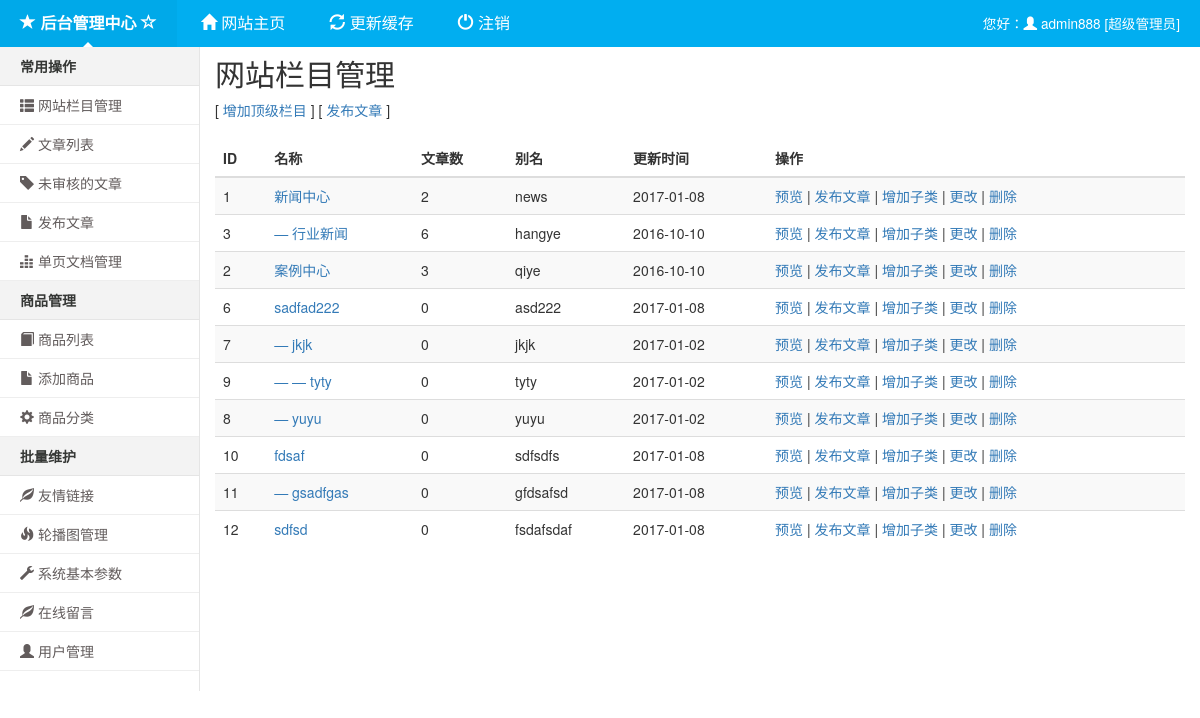
The app's page /fladmin/cat_list.php (signed in), older data.
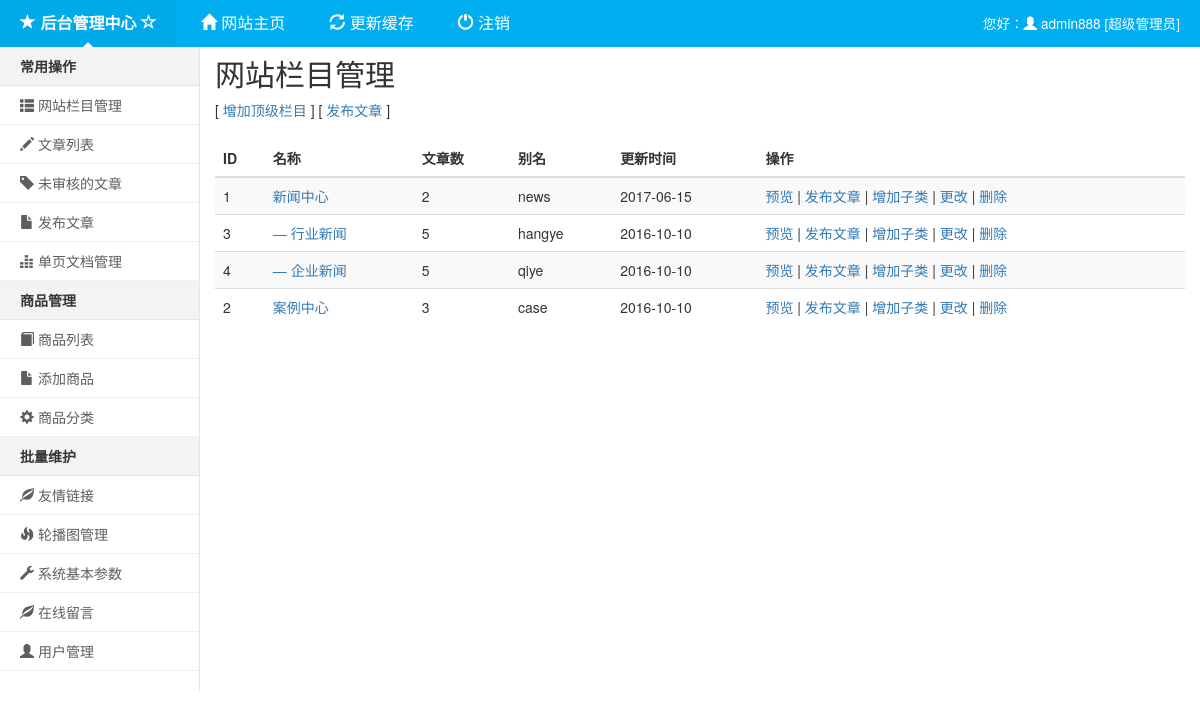
The same page, newer data.
### tables this page shows
CREATE TABLE `fl_arctype` (
  `id` smallint(5) unsigned NOT NULL AUTO_INCREMENT,
  `reid` smallint(5) DEFAULT '0' COMMENT '父级栏目id',
  `addtime` int(11) DEFAULT '0' COMMENT '添加时间',
  `typename` varchar(30) NOT NULL DEFAULT '' COMMENT '栏目名称',
  `seotitle` varchar(150) DEFAULT '' COMMENT 'seo标题',
  `keywords` varchar(60) DEFAULT '' COMMENT '关键词',
  `description` varchar(255) DEFAULT '' COMMENT '描述',
  `content` text COMMENT '内容',
  `sortrank` smallint(5) DEFAULT '50' COMMENT '排序',
  `typedir` varchar(30) NOT NULL DEFAULT '' COMMENT '别名',
  `templist` varchar(50) DEFAULT '' COMMENT '列表页模板',
  `temparticle` varchar(50) DEFAULT '' COMMENT '文章页模板',
  `litpic` varchar(100) DEFAULT '' COMMENT '封面或缩略图',
  `seokeyword` varchar(60) DEFAULT '' COMMENT '判断相关,可不填',
  `model` int(4) DEFAULT '0' COMMENT '栏目所属的模型',
  `listorder` smallint(5) DEFAULT '50' COMMENT '排序',
  PRIMARY KEY (`id`),
  UNIQUE KEY `typename` (`typename`),
  UNIQUE KEY `typedir` (`typedir`)
);

### class/db.class.php (called while the page is built, shortened)
<?php
class db
{
    private $link_id;
    public function __construct()
    {
        $this->time = $this->microtime_float();
        $port      = DB_PORT;
        $localhost = $port ? DB_HOST.':'.$port : DB_HOST;
    }
    public function where($param)
    {
        $We=$limit=$order=$like='';
        if(isset($param))
        {
            if(isset($param['where']) && !empty($param['where']))
            {
                if(is_array($param['where']))
                {
                    foreach($param['where'] as $k=>$v)
                    {
						if (!is_numeric($v))
						{
							$v = "'" . mysql_real_escape_string($v) . "'";
						}
                        $We[] = $k.'='.$v;
                    }
                    $We = ' WHERE '.implode(' AND ',$We);
                }
                else
                {
                    $We = ' WHERE '.$param['where'];
                }
            }
            if(isset($param['order']))
            {
                $order=' ORDER BY '.$param['order'];
            }
        }
        return $We.' '.$like.' '.$order.' '.$limit;
    }
    public function count($tab,$param)
    {
        $We = $this->where($param);
        $sql="SELECT count(1) FROM ".DB_PRE."$tab $We";
        $result=$this->query($sql);
        $data = mysql_fetch_row($result);
        return $data['0'];
    }
    public function select($tab ,$param ,$field='*')
    {
        $arr = array();
        $force = '';
        $sqlStr = $this->where($param);
        $sql    = "SELECT $field FROM ".DB_PRE."$tab $force $sqlStr";
        $result = $this->query($sql);
        while(!!$a = mysql_fetch_assoc($result))
        {
			foreach ($a as $key => $value)
			{
                $a[$key] = stripslashes($value);
            }
            $arr[] = $a;
        }
        return $arr;
    }
	private function connect($dbhost, $dbuser, $dbpw, $dbname, $pconnect = 0,$charset='utf8')
    {
		if( $pconnect==0 )
        {
			$this->link_id = @mysqli_connect($dbhost, $dbuser, $dbpw, true);
			if(!$this->link_id)
            {
				$this->halt("数据库连接失败");
			}
		}
        else
        {
			$this->link_id = @mysql_pconnect($dbhost, $dbuser, $dbpw);
		}
	}
    public function query($sql)
    {
        $query = mysql_query($sql,$this->link_id);
        return $query;
    }
	public function free_result()
    {
		$void = func_get_args();
	}
	public function microtime_float()
    {
		list($usec, $sec) = explode(" ", microtime());
		return ((float)$usec + (float)$sec);
	}
}
?>

### common/function.php (called while the page is built, shortened)
<?php
function catarcnum($typeid,$modelname='article')
{
    $db = new db();
    $where['where']="typeid=$typeid";
    return $db->count($modelname,$where);
}
function get_category($modelname,$parent_id=0,$pad=0)
{
    $arr=array();
    $db = new db();
    $where['where']="reid=$parent_id";
    $where['order']="id asc";
    $cats = $db->select($modelname,$where);
    if($cats)
    {
        foreach($cats as $row)
        {
            $row['deep'] = $pad;
            if(get_category($modelname,$row["id"]))
            {
                $row['child'] = get_category($modelname,$row["id"],$pad+1);
            }
            $arr[] = $row;
        }
        return $arr;
    }
}
function tree($list,$pid=0)
{
    global $temp;
    if(!empty($list))
    {
        foreach($list as $v)
        {
            $temp[] = array("id"=>$v['id'],"deep"=>$v['deep'],"typename"=>$v['typename'],"reid"=>$v['reid'],"typedir"=>$v['typedir'],"addtime"=>$v['addtime']);
        }
    }
    return $temp;
}

### fladmin/cat_list.php (the view, shortened to what this page needs)
<!DOCTYPE html><html><head><title>栏目列表_后台管理</title><?php include 'header.php'; ?>
<div class="container-fluid">
<div class="row">
<div class="col-sm-3 col-md-2 sidebar"><?php include 'leftmenu.php'; ?></div>
<div class="col-sm-9 col-md-10 rightbox"><div id="mainbox">
<h2 class="sub-header">网站栏目管理</h2>[ <a href="cat_add.php?reid=0">增加顶级栏目</a> ] [ <a href="article_add.php">发布文章</a> ]<br><br>
<form name="listarc"><div class="table-responsive">
<table class="table table-striped table-hover">
<thead><tr><th>ID</th><th>名称</th><th>文章数</th><th>别名</th><th>更新时间</th><th>操作</th></tr></thead>
<tbody id="cat-list">
<?php $catlist = tree(get_category('arctype',0));if(!empty($catlist)){foreach($catlist as $row){ ?>
<tr id="cat-<?php echo $row["id"]; ?>">
<td><?php echo $row["id"]; ?></td>
<td><a href="article_list.php?id=<?php echo $row["id"]; ?>"><?php for($i=0;$i<$row["deep"];$i++){echo "— ";}echo $row["typename"]; ?></a></td><td><?php echo catarcnum($row["id"],'Article'); ?></td><td><?php echo $row["typedir"]; ?></td><td><?php echo date('Y-m-d',$row["addtime"]); ?></td>
<td><a href="/cat<?php echo $row["id"]; ?>" target="_blank">预览</a> | <a href="article_add.php?catid=<?php echo $row["id"]; ?>">发布文章</a> | <a href="cat_add.php?reid=<?php echo $row["id"]; ?>">增加子类</a> | <a href="cat_edit.php?id=<?php echo $row["id"]; ?>">更改</a> | <a onclick="confirmbox('cat_dodel.php?id=<?php echo $row["id"]; ?>','确认要删除吗？')" href="javascript:;">删除</a></td>
</tr><?php }} ?>
</tbody></table></div></form>
</div></div></div></div>
</body></html>

### fladmin/header.php (shortened to what this page needs)
<link rel="stylesheet" href="/css/bootstrap.min.css"><link rel="stylesheet" href="/css/admin.css">
<script src="/js/jquery.min.js"></script><script src="/js/bootstrap.min.js"></script><script src="/js/admin.js"></script></head><body>
<div class="blog-masthead clearfix"><nav class="blog-nav">
<a class="blog-nav-item active" href="<?php echo CMS_ADMIN; ?>"><span class="glyphicon glyphicon-star"></span> <strong>后台管理中心</strong> <span class="glyphicon glyphicon-star-empty"></span></a>
<a class="blog-nav-item" href="<?php echo CMS_BASEHOST; ?>" target="_blank"><span class="glyphicon glyphicon-home"></span> 网站主页</a>
<a class="blog-nav-item" href="<?php echo CMS_ADMIN; ?>upconfig.php"><span class="glyphicon glyphicon-refresh"></span> 更新缓存</a>
<a class="blog-nav-item" id="navexit" href="<?php echo CMS_ADMIN; ?>loginout.php"><span class="glyphicon glyphicon-off"></span> 注销</a>
<a class="blog-nav-item pull-right" href="javascript:;"><small>您好：<span class="glyphicon glyphicon-user"></span> <?php if(isset($_SESSION['admin_user_info'])){echo $_SESSION['admin_user_info']['username'].' ['.$_SESSION['admin_user_info']['rolename'].']';} ?></small></a>
</nav></div>

### fladmin/leftmenu.php
<dl class="lnav">
<dt>常用操作</dt>
<dd><a href="cat_list.php"><span class="glyphicon glyphicon-th-list"></span> 网站栏目管理</a></dd>
<dd><a href="article_list.php"><span class="glyphicon glyphicon-pencil"></span> 文章列表</a></dd>
<dd><a href="article_list.php?ischeck=1"><span class="glyphicon glyphicon-tag"></span> 未审核的文章</a></dd>
<dd><a href="article_add.php"><span class="glyphicon glyphicon-file"></span> 发布文章</a></dd>
<dd><a href="page_list.php"><span class="glyphicon glyphicon-equalizer"></span> 单页文档管理</a></dd>
<dt>商品管理</dt>
<dd><a href="product_list.php"><span class="glyphicon glyphicon-book"></span> 商品列表</a></dd>
<dd><a href="product_add.php"><span class="glyphicon glyphicon-file"></span> 添加商品</a></dd>
<dd><a href="producttype_list.php"><span class="glyphicon glyphicon-cog"></span> 商品分类</a></dd>
<dt>批量维护</dt>
<dd><a href="friendlink_list.php"><span class="glyphicon glyphicon-leaf"></span> 友情链接</a></dd>
<dd><a href="slide_list.php"><span class="glyphicon glyphicon-fire"></span> 轮播图管理</a></dd>
<dd><a href="sysconfig_list.php"><span class="glyphicon glyphicon-wrench"></span> 系统基本参数</a></dd>
<dd><a href="guestbook_list.php"><span class="glyphicon glyphicon-leaf"></span> 在线留言</a></dd>
<dd><a href="user_index.php"><span class="glyphicon glyphicon-user"></span> 用户管理</a></dd>
</dl>

### css/admin.css (style rules this page uses)
.blog-masthead { background-color:#01aef0; }
.blog-nav-item { position:relative;display:inline-block;padding:12px 20px;font-weight:500;color:#fff;font-size:16px; }
.blog-nav .active { background-color:#00a9e9;color:#fff; }
.blog-nav .active:after { position:absolute;bottom:0;left:50%;width:0;height:0;margin-left:-5px;vertical-align:middle;content:" ";border-right:5px solid transparent;border-bottom:5px solid;border-left:5px solid transparent; }
.sidebar { background-color:#fff;border-right:1px solid #e5e5e5;padding:0 }
.lnav dt { padding:9px 20px;color:#01aef0;border-bottom:1px solid #E5E5E5;background:#f3f3f3;color:#353735; }
.lnav dd { cursor:pointer;border-bottom:1px solid #EEEEEE; }
.lnav dd a { display:block;padding:9px 20px;font-size:14px;color:#625C5C; }
.sub-header { margin-top:10px;margin-bottom:10px; }

Row changes from the older to the newer data that the page shows:
removed fl_arctype: id "6", typename "sadfad222", id "0", typedir "asd222", addtime "2017-01-08"
removed fl_arctype: id "7", typename "jkjk", id "0", typedir "jkjk", addtime "2017-01-02"
removed fl_arctype: id "9", typename "tyty", id "0", typedir "tyty", addtime "2017-01-02"
removed fl_arctype: id "8", typename "yuyu", id "0", typedir "yuyu", addtime "2017-01-02"
removed fl_arctype: id "10", typename "fdsaf", id "0", typedir "sdfsdfs", addtime "2017-01-08"
removed fl_arctype: id "11", typename "gsadfgas", id "0", typedir "gfdsafsd", addtime "2017-01-08"
removed fl_arctype: id "12", typename "sdfsd", id "0", typedir "fsdafsdaf", addtime "2017-01-08"
changed fl_arctype "新闻中心": addtime "2017-01-08" → "2017-06-15"
changed fl_arctype "行业新闻": id "6" → "5"
added fl_arctype: id "4", typename "企业新闻", id "5", typedir "qiye", addtime "2016-10-10"
changed fl_arctype "案例中心": typedir "qiye" → "case"
